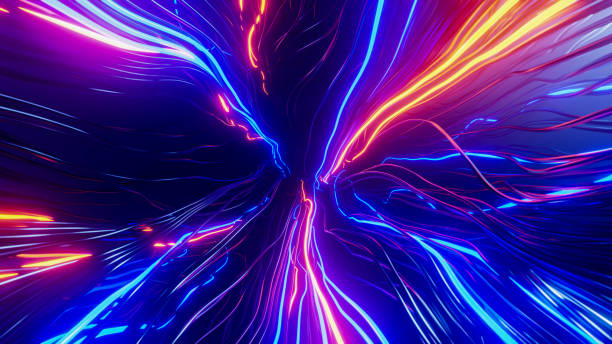
%> input picture Histogram Equilization of Image - LAB 2/image.jpg, 612 x 344 px
$ octave histogram_equilization_mithilesh.m   (GNU Octave 9; MATLAB toolbox functions it lacks are replaced by stand-ins)
%> lines starting %> are read from the running program, lines starting %| are printed output that depends on the picture
% Image Contrast Enhancement Using Histogram Equalization
% A grayscale image processing technique that improves contrast by normalizing the distribution of pixel intensities
% Written by Mithilesh Walde


clear all
close all
clc

% Read and convert image to grayscale
img = imread('image.jpg');
%> img is the input picture: size 344x612x3 uint8; mean R, G, B 64.7, 31, 146.1
if size(img, 3) == 3
    gray_img = rgb2gray(img);
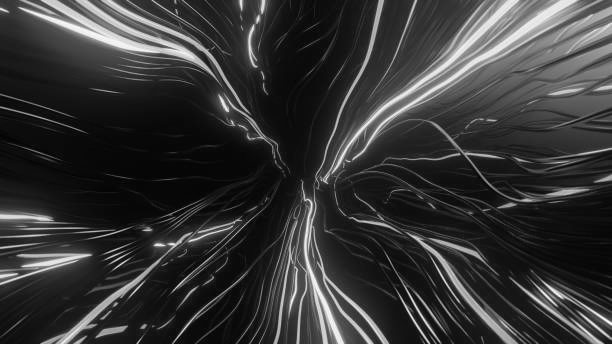
%> gray_img: size 344x612 uint8; min 2, max 253, mean 54.2
else
    gray_img = img;
end

% Calculate histogram
[counts, bins] = histcounts(gray_img(:), 256);
%> counts = 256 values, max 5235 at index 11, min 0 at index 52, mean 822.4; bins = 257 values from 2 to 253

% Calculate CDF
cdf = cumsum(counts) / numel(gray_img);
%> cdf = 256 values from 9.5e-06 to 1

% Manual histogram equalization
% Create lookup table
cdf_min = min(cdf(cdf > 0));  % Find first non-zero value
%> cdf_min = 9.5e-06
lookup_table = uint8(round((cdf - cdf_min) / (1 - cdf_min) * 255));
%> lookup_table = 256 values from 0 to 255

% Apply lookup table to create equalized image
equalized_img = lookup_table(gray_img + 1);  % +1 because MATLAB is 1-based indexed
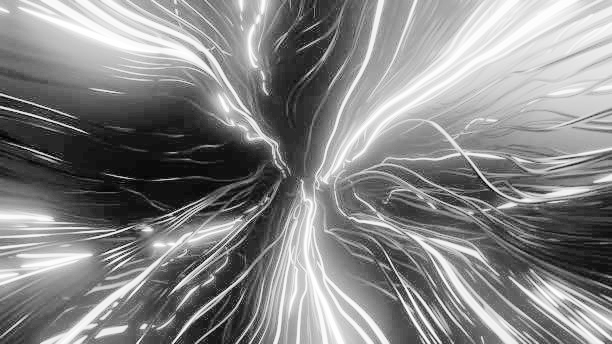
%> equalized_img: size 344x612 uint8; min 0, max 255, mean 134.5

% Create subplots for visualization
figure('Position', [100 100 1200 600]);

% Original image
subplot(2, 2, 1);
imshow(gray_img);
title('Original Grayscale Image');

% Original histogram
subplot(2, 2, 2);
bar(bins(1:end-1), counts);
title('Original Histogram');
xlabel('Intensity Value');
ylabel('Frequency');
grid on;

% Equalized image
subplot(2, 2, 3);
imshow(equalized_img);
title('Equalized Image');

% Equalized histogram
[eq_counts, eq_bins] = histcounts(equalized_img(:), 256);
%> eq_counts = 256 values, max 5235 at index 45, min 0 at index 2, mean 822.4; eq_bins = 257 values from 0 to 255
subplot(2, 2, 4);
bar(eq_bins(1:end-1), eq_counts);
title('Equalized Histogram');
xlabel('Intensity Value');
ylabel('Frequency');
grid on;

% Adjust subplot spacing
sgtitle('Image Histogram Equalization Analysis');
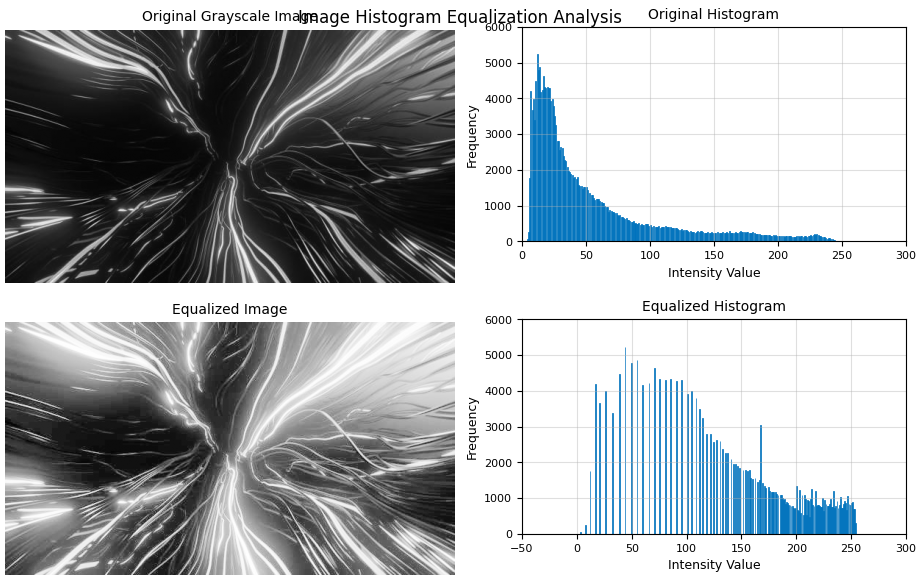
%> figure redrawn from the program's plot data, 4 panels
